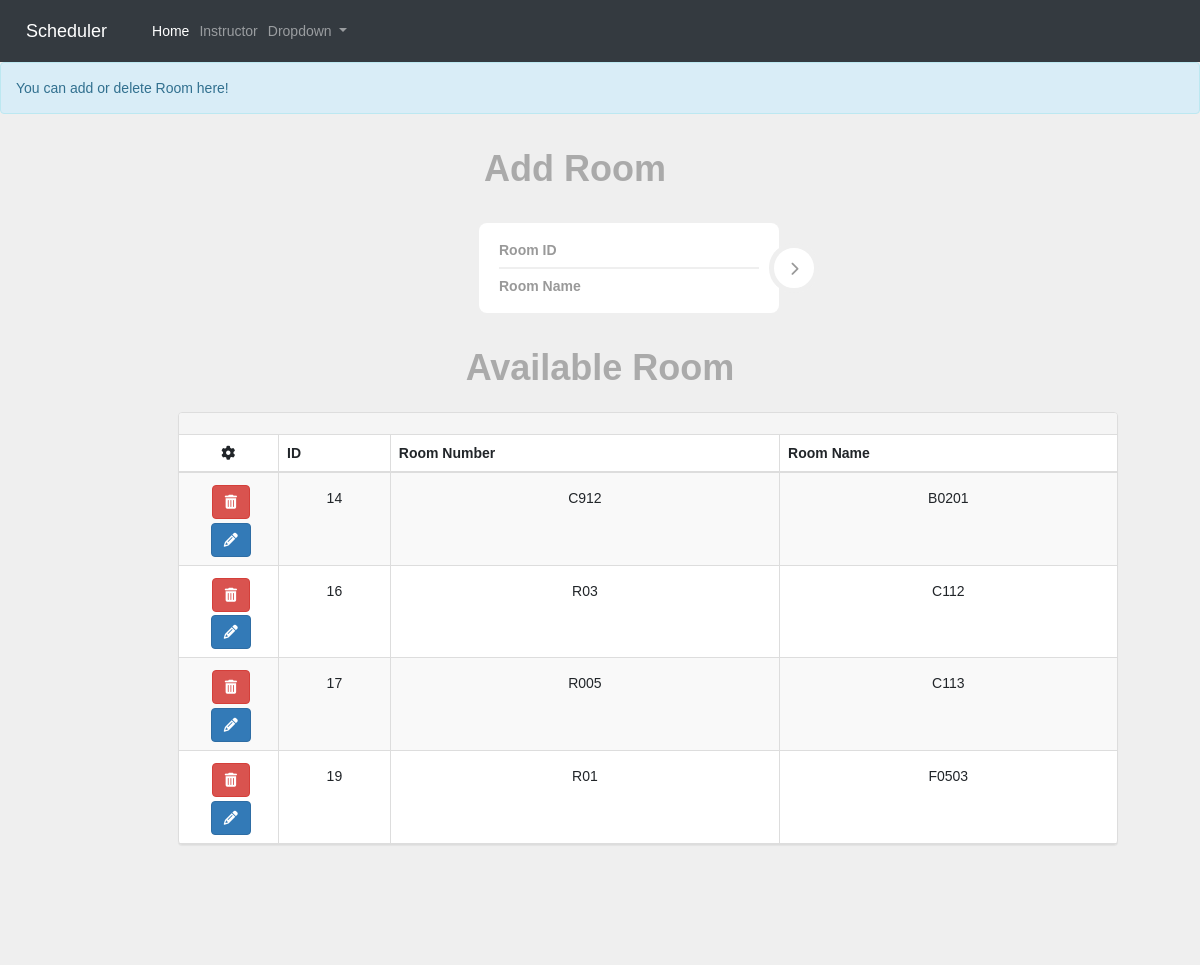
Page /add_room/ on the committed database.
### Schedule/models.py (models this page shows, shortened)
class Room(models.Model):
    r_number = models.CharField(max_length=5)
    r_name = models.CharField(max_length=5)

### Schedule/views.py (the view, shortened to what this page needs)
# urls.py: path('add_room/', views.add_room, name='addrooms'),
def add_room(request):
    dup = ''
    form = RoomForm(request.POST or None)
    if dup == True:
        messages.error(request, "Duplicated Id or Name!")
        context = {
            'form': form,
            'dup': True,
            'room': Room.objects.all()
        }
    else:
        messages.info(request, "You can add or delete Room here!")
        context = {
            'form': form,
            'dup': '',
            'room': Room.objects.all()
        }
    return render(request, 'room.html', context)

### Schedule/forms.py
class RoomForm(ModelForm):
    class Meta:
        model = Room
        fields = [
            'r_number',
            'r_name'
        ]

### Schedule/templates/room.html (shortened to what this page needs)
{% extends 'base.html' %}
{% load static %}
{% block content %}
{% if messages %}
    {% for message in messages  %}
	{% if message.level == DEFAULT_MESSAGE_LEVELS.INFO %}
		<div class="alert alert-info" role="alert" style="margin-top: -20px;">{{ message }}</div>
  {% endif %}
    {% endfor %}
{% endif %}
<head>
    <link rel="stylesheet" type="text/css" href="{% static 'CSS/roomlist.css' %}">
    <link rel="stylesheet" type="text/css" href="{% static 'CSS/table.css' %}">
    <link href="//netdna.bootstrapcdn.com/font-awesome/3.2.1/css/font-awesome.css" rel="stylesheet">
</head>
<body>
    <div class="text-center" style="margin-left: -50px;">
        <h1 class="logo text-center">Add Room</h1>
        <div class="login-form-1">
            <form id="login-form" class="text-left" method="post" >
                <div class="main-login-form">
                    <div class="login-group">
                        <div class="form-group">
                            <input type="text" class="form-control" id="r_number" name="r_number" placeholder="Room ID" required>
                        </div>
                        <div class="form-group">
                            <input type="text" class="form-control" id="r_name" name="r_name" placeholder="Room Name" required>
                        </div>
                    </div>
                    <button type="submit" class="login-button"><i class="fa fa-chevron-right"></i></button>
                </div>
            </form>
        </div>
    </div>
    <div class="text-center">
        <h1 class="logo">Available Room</h1>
        <div class="container">
    <div class="row" style="justify-content: center;">
        <div class="col-md-10 col-md-offset-1">
            <div class="panel panel-default panel-table">
              <div class="panel-heading">
                <div class="row">
                  <div class="col col-xs-6 text-right">
                  </div>
                </div>
              </div>
              <div class="panel-body">
                <table class="table table-striped table-bordered table-list">
                  <thead>
                    <tr>
                        <th><em class="fa fa-cog"></em></th>
                        <th class="hidden-xs">ID</th>
                        <th>Room Number</th>
                        <th>Room Name</th>
                    </tr>
                  </thead>
                  <tbody>
                    {%  for r in room  %}
                          <tr>
                            <td align="center">
                            <form action="{% url 'deleterooms' r.id %}" method="post">
                                <button type="submit" class="btn btn-danger"><em class="fa fa-trash"></em></button>
                            </form>
                            <form action="{% url 'updaterooms' r.id %}" method="get">
                                <button  type="button" class="btn btn-primary" data-toggle="modal" data-target="#modal-default{{r.id}}"><em class="fa fa-pencil"></em></button>
                            </form>
                            </td>
                            <td class="hidden-xs">{{  r.id  }}</td>
                            <td>{{ r.r_number }}</td>
                            <td>{{ r.r_name }}</td>
                          </tr>
                    {%  endfor  %}
                        </tbody>
                </table>
              </div>
</div></div></div>
    </div>
</body>
{% endblock %}

### Schedule/static/CSS/style.css (style rules this page uses)
* { margin: 0; padding: 0; box-sizing: border-box; font-family: sans-serif; }
html { scroll-behavior: smooth; }
button { border-style:none; }
.logo { top:0px; position: relative; }
form { margin-top: 3%; margin-left: 18%; margin-right: 12%; }
.table2 td, th { border: 1px solid rgb(190,190,190); padding: 10px 20px; }
.table1 td, th { border-top: 1px solid #ECF0F1; padding: 10px; }
.container { padding-bottom: 100px; }

### Schedule/static/CSS/room.css (style rules this page uses)
html, body { background: #efefef; font-family: 'Varela Round'; }
.login-form-1 { max-width: 300px; border-radius: 5px; display: inline-block; }
.main-login-form { position: relative; }
.login-form-1 .form-control { border: 0; box-shadow: 0 0 0; border-radius: 0; background: transparent; color: #555555; padding: 7px 0; font-weight: bold; height:auto; }
.login-form-1 .form-group { margin-bottom: 0; border-bottom: 2px solid #efefef; padding-right: 20px; position: relative; }
.login-form-1 .form-group:last-child { border-bottom: 0; }
.login-group { width: 300px; background: #ffffff; color: #999999; border-radius: 8px; padding: 10px 20px; }
.login-form-1 .login-button { position: absolute; right: -130px; top: 50%; background: #ffffff; color: #999999; padding: 11px 0; width: 50px; height: 50px; margin-top: -25px; border: 5px solid #efefef; border-radius: 50%; transition: all ease-in-out 500ms; }
.logo { padding: 15px 0; color: #aaaaaa; font-weight: bold; }

### Schedule/static/CSS/roomlist.css (style rules this page uses)
div [class^="col-"] { padding-left:5px; padding-right:5px; }

### Schedule/static/CSS/table.css (style rules this page uses)
.panel-table .panel-body { padding:0; }
.panel-table .panel-body .table-bordered { border-style: none; margin:0; }
.panel-table .panel-body .table-bordered > thead > tr > th:first-of-type { text-align:center; width: 100px; }
.panel-table .panel-body .table-bordered > thead > tr > th:last-of-type, .panel-table .panel-body .table-bordered > tbody > tr > td:last-of-type { border-right: 0px; }
.panel-table .panel-body .table-bordered > thead > tr > th:first-of-type, .panel-table .panel-body .table-bordered > tbody > tr > td:first-of-type { border-left: 0px; }
.panel-table .panel-body .table-bordered > tbody > tr:first-of-type > td { border-bottom: 0px; }
.panel-table .panel-body .table-bordered > thead > tr:first-of-type > th { border-top: 0px; }
.panel-table .panel-body .table-bordered > tbody > tr > td { line-height: 34px; }

### rows in the picture
Room: id "14", r_number "C912", r_name "B0201"
Room: id "16", r_number "R03", r_name "C112"
Room: id "17", r_number "R005", r_name "C113"
Room: id "19", r_number "R01", r_name "F0503"

### other values in the picture
{{ message }} "You can add or delete Room here!"
